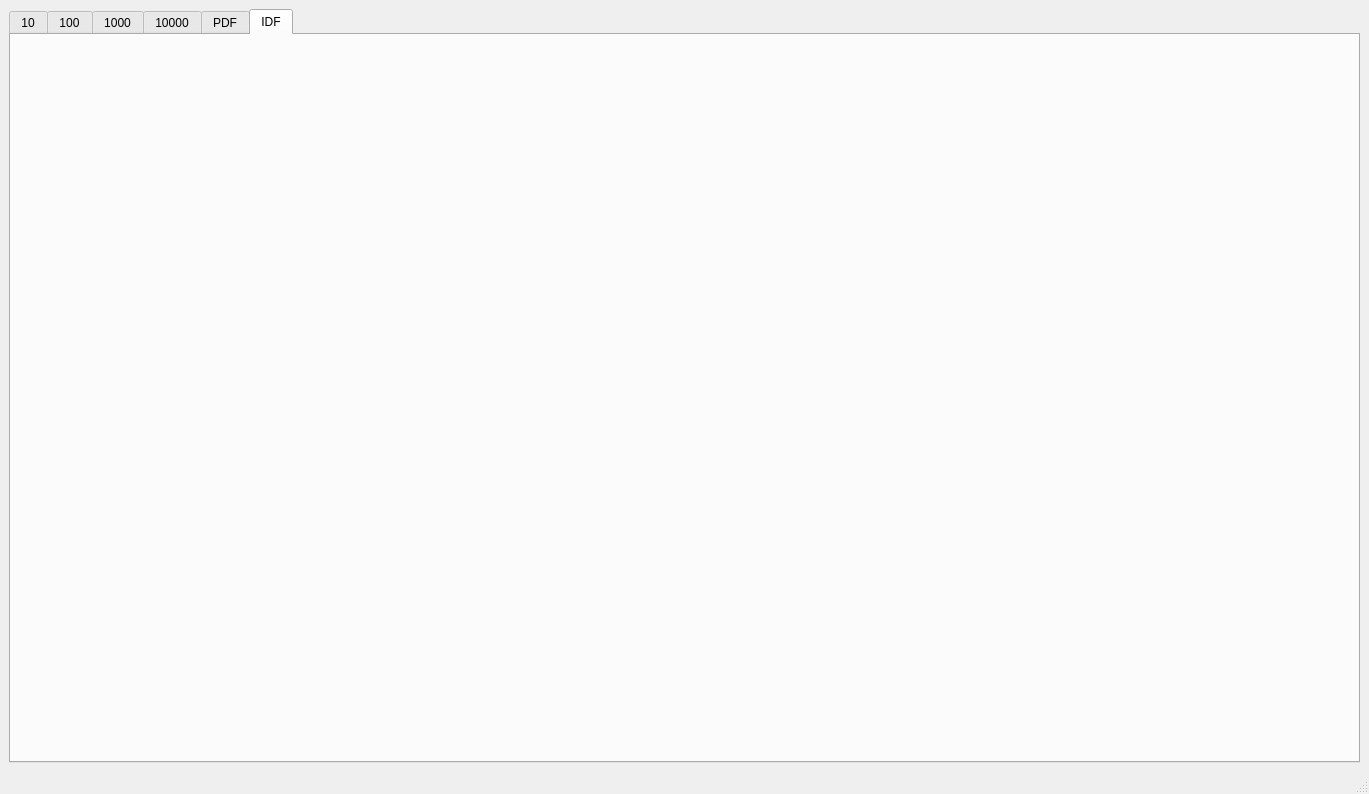
<?xml version="1.0" encoding="UTF-8"?>
<ui version="4.0">
 <class>MainWindow</class>
 <widget class="QMainWindow" name="MainWindow">
  <property name="geometry">
   <rect>
    <x>0</x>
    <y>0</y>
    <width>1369</width>
    <height>794</height>
   </rect>
  </property>
  <property name="windowTitle">
   <string>Generator</string>
  </property>
  <widget class="QWidget" name="centralwidget">
   <layout class="QGridLayout" name="gridLayout">
    <item row="0" column="0">
     <widget class="QTabWidget" name="tab_widget">
      <property name="currentIndex">
       <number>5</number>
      </property>
      <widget class="QWidget" name="tab_10">
       <attribute name="title">
        <string>10</string>
       </attribute>
       <layout class="QGridLayout" name="gridLayout_2">
        <item row="0" column="0">
         <widget class="QCustomPlot" name="plot_10" native="true">
          <property name="sizePolicy">
           <sizepolicy hsizetype="Preferred" vsizetype="Expanding">
            <horstretch>0</horstretch>
            <verstretch>0</verstretch>
           </sizepolicy>
          </property>
         </widget>
        </item>
       </layout>
      </widget>
      <widget class="QWidget" name="tab_100">
       <attribute name="title">
        <string>100</string>
       </attribute>
       <layout class="QGridLayout" name="gridLayout_3">
        <item row="0" column="0">
         <widget class="QCustomPlot" name="plot_100" native="true"/>
        </item>
       </layout>
      </widget>
      <widget class="QWidget" name="tab_1000">
       <attribute name="title">
        <string>1000</string>
       </attribute>
       <layout class="QGridLayout" name="gridLayout_4">
        <item row="0" column="0">
         <widget class="QCustomPlot" name="plot_1000" native="true"/>
        </item>
       </layout>
      </widget>
      <widget class="QWidget" name="tab_10000">
       <attribute name="title">
        <string>10000</string>
       </attribute>
       <layout class="QGridLayout" name="gridLayout_5">
        <item row="0" column="0">
         <widget class="QCustomPlot" name="plot_10000" native="true"/>
        </item>
       </layout>
      </widget>
      <widget class="QWidget" name="tab">
       <attribute name="title">
        <string>PDF</string>
       </attribute>
       <layout class="QGridLayout" name="gridLayout_6">
        <item row="0" column="0">
         <widget class="QCustomPlot" name="plot_pdf" native="true"/>
        </item>
       </layout>
      </widget>
      <widget class="QWidget" name="tab_2">
       <attribute name="title">
        <string>IDF</string>
       </attribute>
       <layout class="QGridLayout" name="gridLayout_7">
        <item row="0" column="0">
         <widget class="QCustomPlot" name="plot_idf" native="true"/>
        </item>
       </layout>
      </widget>
     </widget>
    </item>
   </layout>
  </widget>
  <widget class="QMenuBar" name="menubar">
   <property name="geometry">
    <rect>
     <x>0</x>
     <y>0</y>
     <width>1369</width>
     <height>23</height>
    </rect>
   </property>
  </widget>
  <widget class="QStatusBar" name="statusbar"/>
 </widget>
 <customwidgets>
  <customwidget>
   <class>QCustomPlot</class>
   <extends>QWidget</extends>
   <header>qcustomplot.hpp</header>
   <container>1</container>
  </customwidget>
 </customwidgets>
 <resources/>
 <connections/>
</ui>
